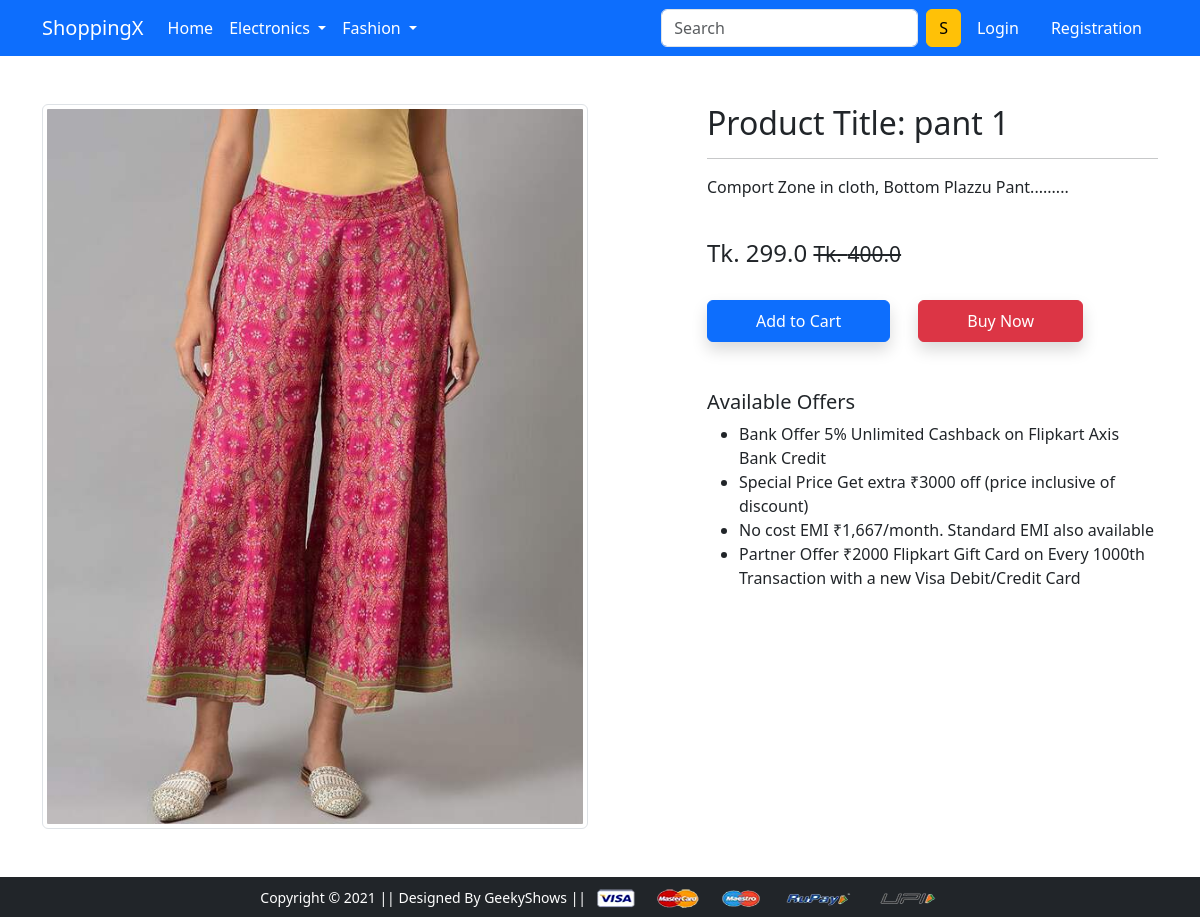
/product-detail/2/, run on the app's committed database.
### app/models.py (models this page shows, shortened)
class Product(models.Model):
    title = models.CharField(max_length=100)
    selling_price = models.FloatField()
    discounted_price = models.FloatField()
    description = models.TextField()
    brand = models.CharField(max_length=100)
    category = models.CharField(choices=CATEGORY_CHOICES, max_length=2)
    product_image = models.ImageField(upload_to='productimg')

### app/views.py (the view)
# urls.py: path('product-detail/<int:pk>/', views.ProductDetailView.as_view(), name='product-detail'),
class ProductDetailView(View):
 def get(self, request, pk):
  product = Product.objects.get(pk=pk)
  return render(request, 'app/productdetail.html', {'product':product})

### app/templates/app/productdetail.html (shortened to what this page needs)
{% extends 'app/base.html' %}
{% load static %}
{% block main-content %}
<div class="container my-5">
 <div class="row">
  <div class="col-sm-6 text-center align-self-center">
   <img src="{{ product.product_image.url}}" alt="" class="img-fluid img-thumbnail">
  </div>
  <div class="col-sm-5 offset-sm-1">
   <h2>Product Title: {{product.title}}</h2>
   <hr>
   <p>{{product.description}}</p> <br>
   <h4>Tk. {{product.discounted_price}} <small class="fw-light text-decoration-line-through"> Tk. {{product.selling_price}}</small></h4> <br>
   <a href="{% url 'add-to-cart' %}" class="btn btn-primary shadow px-5 py-2">Add to Cart</a>
   <a href="{% url 'buy-now' %}" class="btn btn-danger shadow px-5 py-2 ms-4">Buy Now</a>
   <h5 class="mt-5">Available Offers</h5>
   <ul>
    <li>Bank Offer 5% Unlimited Cashback on Flipkart Axis Bank Credit</li>
    <li>Special Price Get extra ₹3000 off (price inclusive of discount)</li>
    <li>No cost EMI ₹1,667/month. Standard EMI also available</li>
    <li>Partner Offer ₹2000 Flipkart Gift Card on Every 1000th Transaction with a new Visa Debit/Credit Card</li>
   </ul>
  </div>
 </div>
</div>
{% endblock main-content %}

### data on the page
Product: product_image (picture), title "pant 1", description "Comport Zone in cloth, Bottom Plazzu Pant.........", discounted_price "299.0", selling_price "400.0"
